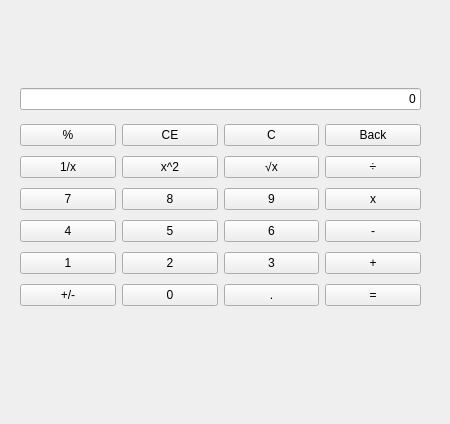
<?xml version="1.0" encoding="UTF-8"?>
<ui version="4.0">
 <class>Form</class>
 <widget class="QWidget" name="Form">
  <property name="geometry">
   <rect>
    <x>0</x>
    <y>0</y>
    <width>450</width>
    <height>424</height>
   </rect>
  </property>
  <property name="windowTitle">
   <string>Form</string>
  </property>
  <widget class="QWidget" name="gridLayoutWidget">
   <property name="geometry">
    <rect>
     <x>20</x>
     <y>120</y>
     <width>401</width>
     <height>195</height>
    </rect>
   </property>
   <layout class="QGridLayout" name="gridLayout">
    <item row="1" column="1">
     <widget class="QPushButton" name="pushButton_5">
      <property name="text">
       <string>x^2</string>
      </property>
     </widget>
    </item>
    <item row="0" column="3">
     <widget class="QPushButton" name="pushButton_9">
      <property name="text">
       <string>Back</string>
      </property>
     </widget>
    </item>
    <item row="0" column="2">
     <widget class="QPushButton" name="pushButton_8">
      <property name="text">
       <string>C</string>
      </property>
     </widget>
    </item>
    <item row="1" column="2">
     <widget class="QPushButton" name="pushButton_10">
      <property name="text">
       <string>√x</string>
      </property>
     </widget>
    </item>
    <item row="3" column="2">
     <widget class="QPushButton" name="pushButton_14">
      <property name="text">
       <string>6</string>
      </property>
     </widget>
    </item>
    <item row="2" column="0">
     <widget class="QPushButton" name="pushButton_3">
      <property name="text">
       <string>7</string>
      </property>
     </widget>
    </item>
    <item row="1" column="0">
     <widget class="QPushButton" name="pushButton_2">
      <property name="text">
       <string>1/x</string>
      </property>
     </widget>
    </item>
    <item row="0" column="1">
     <widget class="QPushButton" name="pushButton_4">
      <property name="text">
       <string>CE</string>
      </property>
     </widget>
    </item>
    <item row="3" column="1">
     <widget class="QPushButton" name="pushButton_11">
      <property name="text">
       <string>5</string>
      </property>
     </widget>
    </item>
    <item row="2" column="1">
     <widget class="QPushButton" name="pushButton_6">
      <property name="text">
       <string>8</string>
      </property>
     </widget>
    </item>
    <item row="2" column="3">
     <widget class="QPushButton" name="pushButton_15">
      <property name="text">
       <string> x </string>
      </property>
     </widget>
    </item>
    <item row="3" column="0">
     <widget class="QPushButton" name="pushButton_7">
      <property name="text">
       <string>4</string>
      </property>
     </widget>
    </item>
    <item row="2" column="2">
     <widget class="QPushButton" name="pushButton_12">
      <property name="text">
       <string>9</string>
      </property>
     </widget>
    </item>
    <item row="1" column="3">
     <widget class="QPushButton" name="pushButton_13">
      <property name="text">
       <string> ÷ </string>
      </property>
     </widget>
    </item>
    <item row="3" column="3">
     <widget class="QPushButton" name="pushButton_16">
      <property name="text">
       <string> - </string>
      </property>
     </widget>
    </item>
    <item row="5" column="0">
     <widget class="QPushButton" name="pushButton_18">
      <property name="text">
       <string>+/-</string>
      </property>
     </widget>
    </item>
    <item row="4" column="0">
     <widget class="QPushButton" name="btnone">
      <property name="text">
       <string>1</string>
      </property>
     </widget>
    </item>
    <item row="0" column="0">
     <widget class="QPushButton" name="pushButton">
      <property name="text">
       <string> % </string>
      </property>
     </widget>
    </item>
    <item row="4" column="1">
     <widget class="QPushButton" name="btntwo">
      <property name="text">
       <string>2</string>
      </property>
     </widget>
    </item>
    <item row="5" column="1">
     <widget class="QPushButton" name="pushButton_20">
      <property name="text">
       <string>0</string>
      </property>
     </widget>
    </item>
    <item row="4" column="2">
     <widget class="QPushButton" name="pushButton_21">
      <property name="text">
       <string>3</string>
      </property>
     </widget>
    </item>
    <item row="5" column="2">
     <widget class="QPushButton" name="pushButton_22">
      <property name="text">
       <string>.</string>
      </property>
     </widget>
    </item>
    <item row="4" column="3">
     <widget class="QPushButton" name="pushButton_23">
      <property name="text">
       <string> + </string>
      </property>
     </widget>
    </item>
    <item row="5" column="3">
     <widget class="QPushButton" name="pushButton_24">
      <property name="text">
       <string> = </string>
      </property>
     </widget>
    </item>
   </layout>
  </widget>
  <widget class="QWidget" name="verticalLayoutWidget">
   <property name="geometry">
    <rect>
     <x>20</x>
     <y>30</y>
     <width>401</width>
     <height>80</height>
    </rect>
   </property>
   <layout class="QVBoxLayout" name="verticalLayout">
    <item>
     <widget class="QLabel" name="label2">
      <property name="layoutDirection">
       <enum>Qt::RightToLeft</enum>
      </property>
      <property name="text">
       <string/>
      </property>
      <property name="alignment">
       <set>Qt::AlignRight|Qt::AlignTrailing|Qt::AlignVCenter</set>
      </property>
     </widget>
    </item>
    <item>
     <widget class="QLineEdit" name="label">
      <property name="text">
       <string>0</string>
      </property>
      <property name="alignment">
       <set>Qt::AlignRight|Qt::AlignTrailing|Qt::AlignVCenter</set>
      </property>
     </widget>
    </item>
   </layout>
  </widget>
 </widget>
 <resources/>
 <connections>
  <connection>
   <sender>btnone</sender>
   <signal>clicked()</signal>
   <receiver>Form</receiver>
   <slot>onButton()</slot>
   <hints>
    <hint type="sourcelabel">
     <x>68</x>
     <y>261</y>
    </hint>
    <hint type="destinationlabel">
     <x>53</x>
     <y>340</y>
    </hint>
   </hints>
  </connection>
  <connection>
   <sender>btntwo</sender>
   <signal>clicked()</signal>
   <receiver>Form</receiver>
   <slot>onButton()</slot>
   <hints>
    <hint type="sourcelabel">
     <x>214</x>
     <y>256</y>
    </hint>
    <hint type="destinationlabel">
     <x>200</x>
     <y>306</y>
    </hint>
   </hints>
  </connection>
  <connection>
   <sender>pushButton_21</sender>
   <signal>clicked()</signal>
   <receiver>Form</receiver>
   <slot>onButton()</slot>
   <hints>
    <hint type="sourcelabel">
     <x>287</x>
     <y>258</y>
    </hint>
    <hint type="destinationlabel">
     <x>295</x>
     <y>307</y>
    </hint>
   </hints>
  </connection>
  <connection>
   <sender>pushButton_7</sender>
   <signal>clicked()</signal>
   <receiver>Form</receiver>
   <slot>onButton()</slot>
   <hints>
    <hint type="sourcelabel">
     <x>26</x>
     <y>230</y>
    </hint>
    <hint type="destinationlabel">
     <x>76</x>
     <y>77</y>
    </hint>
   </hints>
  </connection>
  <connection>
   <sender>pushButton_11</sender>
   <signal>clicked()</signal>
   <receiver>Form</receiver>
   <slot>onButton()</slot>
   <hints>
    <hint type="sourcelabel">
     <x>142</x>
     <y>221</y>
    </hint>
    <hint type="destinationlabel">
     <x>177</x>
     <y>98</y>
    </hint>
   </hints>
  </connection>
  <connection>
   <sender>pushButton_14</sender>
   <signal>clicked()</signal>
   <receiver>Form</receiver>
   <slot>onButton()</slot>
   <hints>
    <hint type="sourcelabel">
     <x>265</x>
     <y>220</y>
    </hint>
    <hint type="destinationlabel">
     <x>294</x>
     <y>106</y>
    </hint>
   </hints>
  </connection>
  <connection>
   <sender>pushButton_3</sender>
   <signal>clicked()</signal>
   <receiver>Form</receiver>
   <slot>onButton()</slot>
   <hints>
    <hint type="sourcelabel">
     <x>47</x>
     <y>191</y>
    </hint>
    <hint type="destinationlabel">
     <x>115</x>
     <y>99</y>
    </hint>
   </hints>
  </connection>
  <connection>
   <sender>pushButton_6</sender>
   <signal>clicked()</signal>
   <receiver>Form</receiver>
   <slot>onButton()</slot>
   <hints>
    <hint type="sourcelabel">
     <x>179</x>
     <y>191</y>
    </hint>
    <hint type="destinationlabel">
     <x>154</x>
     <y>55</y>
    </hint>
   </hints>
  </connection>
  <connection>
   <sender>pushButton_12</sender>
   <signal>clicked()</signal>
   <receiver>Form</receiver>
   <slot>onButton()</slot>
   <hints>
    <hint type="sourcelabel">
     <x>259</x>
     <y>195</y>
    </hint>
    <hint type="destinationlabel">
     <x>404</x>
     <y>102</y>
    </hint>
   </hints>
  </connection>
  <connection>
   <sender>pushButton_20</sender>
   <signal>clicked()</signal>
   <receiver>Form</receiver>
   <slot>onButton()</slot>
   <hints>
    <hint type="sourcelabel">
     <x>145</x>
     <y>294</y>
    </hint>
    <hint type="destinationlabel">
     <x>143</x>
     <y>327</y>
    </hint>
   </hints>
  </connection>
  <connection>
   <sender>pushButton_24</sender>
   <signal>clicked()</signal>
   <receiver>Form</receiver>
   <slot>btnTotal()</slot>
   <hints>
    <hint type="sourcelabel">
     <x>391</x>
     <y>284</y>
    </hint>
    <hint type="destinationlabel">
     <x>393</x>
     <y>311</y>
    </hint>
   </hints>
  </connection>
  <connection>
   <sender>pushButton_13</sender>
   <signal>clicked()</signal>
   <receiver>Form</receiver>
   <slot>btnMul()</slot>
   <hints>
    <hint type="sourcelabel">
     <x>406</x>
     <y>158</y>
    </hint>
    <hint type="destinationlabel">
     <x>429</x>
     <y>61</y>
    </hint>
   </hints>
  </connection>
  <connection>
   <sender>pushButton_15</sender>
   <signal>clicked()</signal>
   <receiver>Form</receiver>
   <slot>btnMul()</slot>
   <hints>
    <hint type="sourcelabel">
     <x>339</x>
     <y>190</y>
    </hint>
    <hint type="destinationlabel">
     <x>441</x>
     <y>192</y>
    </hint>
   </hints>
  </connection>
  <connection>
   <sender>pushButton_16</sender>
   <signal>clicked()</signal>
   <receiver>Form</receiver>
   <slot>btnMul()</slot>
   <hints>
    <hint type="sourcelabel">
     <x>387</x>
     <y>226</y>
    </hint>
    <hint type="destinationlabel">
     <x>432</x>
     <y>219</y>
    </hint>
   </hints>
  </connection>
  <connection>
   <sender>pushButton_23</sender>
   <signal>clicked()</signal>
   <receiver>Form</receiver>
   <slot>btnMul()</slot>
   <hints>
    <hint type="sourcelabel">
     <x>330</x>
     <y>259</y>
    </hint>
    <hint type="destinationlabel">
     <x>355</x>
     <y>361</y>
    </hint>
   </hints>
  </connection>
  <connection>
   <sender>pushButton_22</sender>
   <signal>clicked()</signal>
   <receiver>Form</receiver>
   <slot>btnDot()</slot>
   <hints>
    <hint type="sourcelabel">
     <x>245</x>
     <y>295</y>
    </hint>
    <hint type="destinationlabel">
     <x>308</x>
     <y>403</y>
    </hint>
   </hints>
  </connection>
  <connection>
   <sender>pushButton_8</sender>
   <signal>clicked()</signal>
   <receiver>label2</receiver>
   <slot>clear()</slot>
   <hints>
    <hint type="sourcelabel">
     <x>288</x>
     <y>125</y>
    </hint>
    <hint type="destinationlabel">
     <x>288</x>
     <y>54</y>
    </hint>
   </hints>
  </connection>
  <connection>
   <sender>pushButton_8</sender>
   <signal>clicked()</signal>
   <receiver>Form</receiver>
   <slot>btnClear()</slot>
   <hints>
    <hint type="sourcelabel">
     <x>305</x>
     <y>134</y>
    </hint>
    <hint type="destinationlabel">
     <x>321</x>
     <y>26</y>
    </hint>
   </hints>
  </connection>
  <connection>
   <sender>pushButton_18</sender>
   <signal>clicked()</signal>
   <receiver>Form</receiver>
   <slot>btnChange()</slot>
   <hints>
    <hint type="sourcelabel">
     <x>84</x>
     <y>292</y>
    </hint>
    <hint type="destinationlabel">
     <x>39</x>
     <y>297</y>
    </hint>
   </hints>
  </connection>
  <connection>
   <sender>pushButton_5</sender>
   <signal>clicked()</signal>
   <receiver>Form</receiver>
   <slot>btnDouble()</slot>
   <hints>
    <hint type="sourcelabel">
     <x>134</x>
     <y>163</y>
    </hint>
    <hint type="destinationlabel">
     <x>158</x>
     <y>392</y>
    </hint>
   </hints>
  </connection>
  <connection>
   <sender>pushButton_10</sender>
   <signal>clicked()</signal>
   <receiver>Form</receiver>
   <slot>btnRute()</slot>
   <hints>
    <hint type="sourcelabel">
     <x>238</x>
     <y>168</y>
    </hint>
    <hint type="destinationlabel">
     <x>292</x>
     <y>350</y>
    </hint>
   </hints>
  </connection>
  <connection>
   <sender>pushButton_2</sender>
   <signal>clicked()</signal>
   <receiver>Form</receiver>
   <slot>btnOdiv()</slot>
   <hints>
    <hint type="sourcelabel">
     <x>33</x>
     <y>167</y>
    </hint>
    <hint type="destinationlabel">
     <x>54</x>
     <y>396</y>
    </hint>
   </hints>
  </connection>
  <connection>
   <sender>pushButton_9</sender>
   <signal>clicked()</signal>
   <receiver>Form</receiver>
   <slot>btnBack()</slot>
   <hints>
    <hint type="sourcelabel">
     <x>369</x>
     <y>136</y>
    </hint>
    <hint type="destinationlabel">
     <x>405</x>
     <y>342</y>
    </hint>
   </hints>
  </connection>
  <connection>
   <sender>pushButton</sender>
   <signal>clicked()</signal>
   <receiver>Form</receiver>
   <slot>btnPercent()</slot>
   <hints>
    <hint type="sourcelabel">
     <x>60</x>
     <y>127</y>
    </hint>
    <hint type="destinationlabel">
     <x>34</x>
     <y>31</y>
    </hint>
   </hints>
  </connection>
  <connection>
   <sender>pushButton_4</sender>
   <signal>clicked()</signal>
   <receiver>Form</receiver>
   <slot>btnClear()</slot>
   <hints>
    <hint type="sourcelabel">
     <x>152</x>
     <y>138</y>
    </hint>
    <hint type="destinationlabel">
     <x>215</x>
     <y>26</y>
    </hint>
   </hints>
  </connection>
  <connection>
   <sender>label</sender>
   <signal>editingFinished()</signal>
   <receiver>Form</receiver>
   <slot>btnTotal()</slot>
   <hints>
    <hint type="sourcelabel">
     <x>249</x>
     <y>89</y>
    </hint>
    <hint type="destinationlabel">
     <x>215</x>
     <y>358</y>
    </hint>
   </hints>
  </connection>
 </connections>
 <slots>
  <slot>onButton()</slot>
  <slot>btnTotal()</slot>
  <slot>btnMul()</slot>
  <slot>btnDot()</slot>
  <slot>btnClear()</slot>
  <slot>btnChange()</slot>
  <slot>btnDouble()</slot>
  <slot>btnRute()</slot>
  <slot>btnOdiv()</slot>
  <slot>btnBack()</slot>
  <slot>btnPercent()</slot>
  <slot>btnclick()</slot>
 </slots>
</ui>
